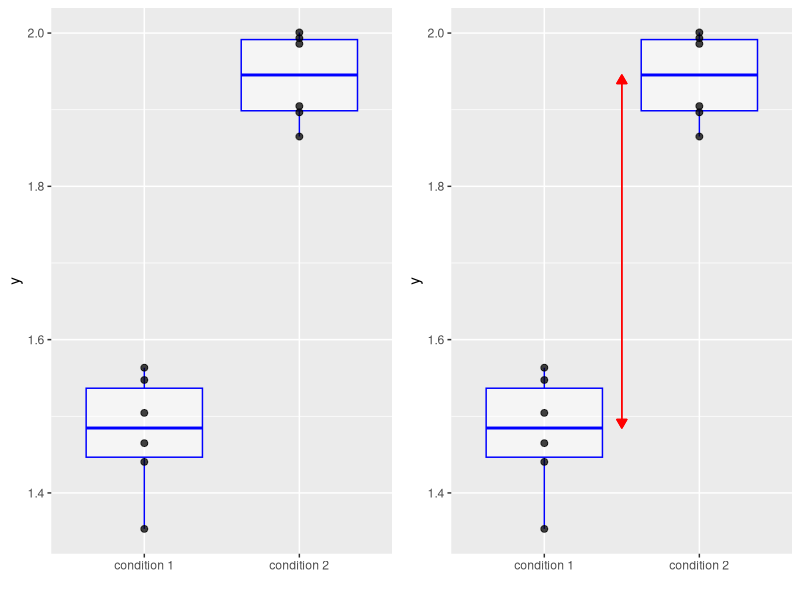
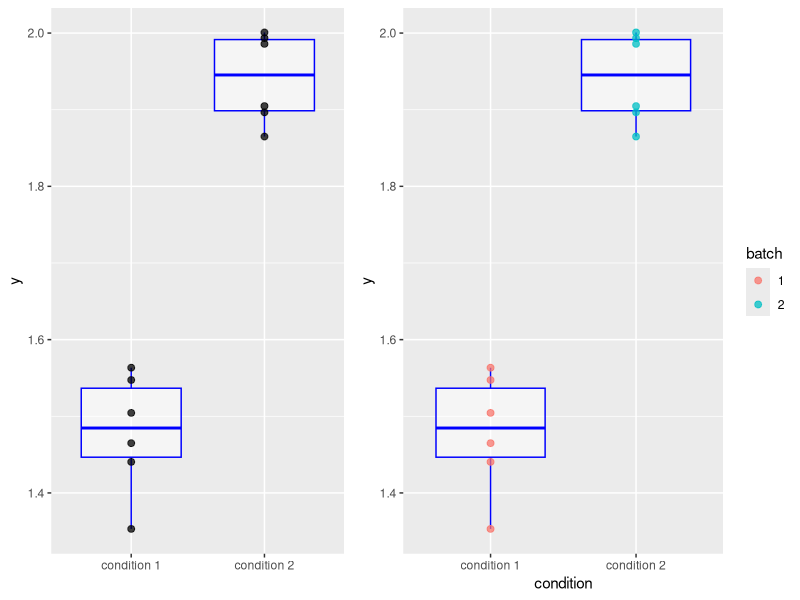
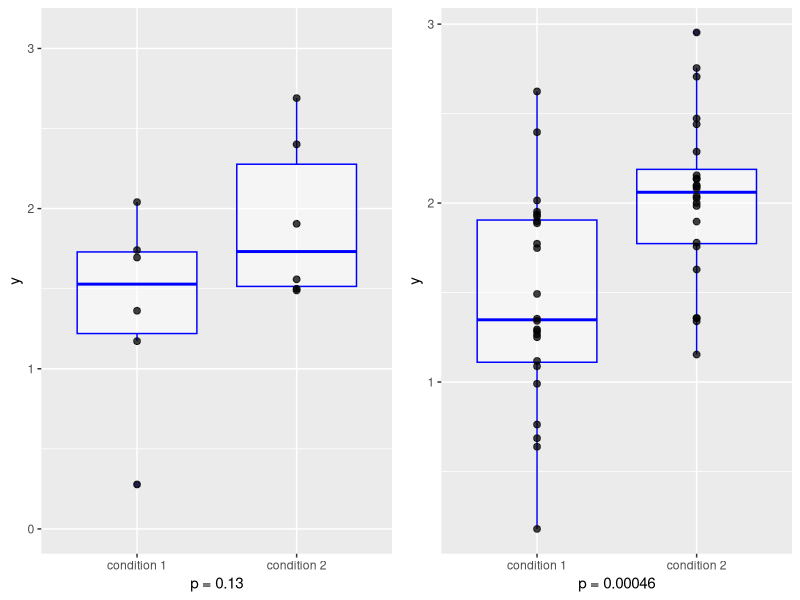
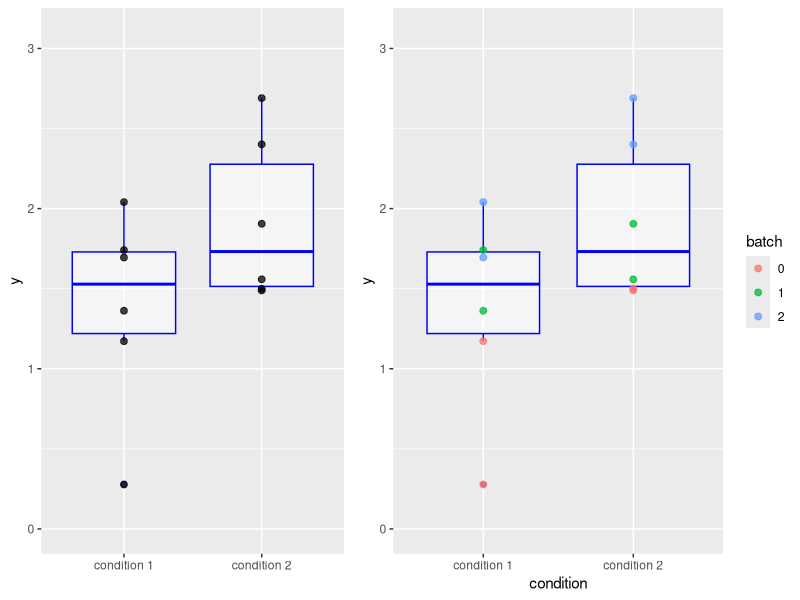

These charts were generated, in order, by the following R code: (Note: this script raises an error after producing the figures.)
## ---- chunk 1
## Set default options for code chunks
knitr::opts_chunk$set(cache = TRUE, autodep = TRUE)
set.seed(0xbedada)
## ---- chunk 2
#| label: illustrateboxplots
#| echo: false
require("gridExtra")
library("ggplot2")
library("dplyr")
n1 = 6L
n2 = 24L

df0 = tibble(
  condition = factor(paste("condition", rep(c(1, 2), n1))),
  batch     = factor(paste(             rep(c(1, 2), n1))),
  y = c(1.5,2)[as.integer(condition)] + rnorm(2*n1, 0, 0.1)
)

df1 = tibble(
  condition = factor(paste("condition", rep(c(1, 2), n1))),
  batch = factor(seq_len(2*n1) %% 3),
  y = c(1.5,2)[as.integer(condition)] + c(-0.5, 0, 0.5)[as.integer(batch)] + rnorm(2*n1, 0, 0.3)
)

df2 = tibble(  
  condition = factor(paste("condition", rep(c(1, 2), n2))),
  batch = factor(seq_len(2*n2) %% 3),
  y = c(1.5,2)[as.integer(condition)] + c(-0.5, 0, 0.5)[as.integer(batch)] + rnorm(2*n2, 0, 0.3)
)

myplot = function(x)
  ggplot(x, aes(x = condition, y = y)) + 
      geom_boxplot(alpha = 0.5, col = "blue") +
      geom_point(size = 2, alpha = 0.75)  + xlab("") 

## ---- chunk 3
p0  = myplot(df0)
ms0 = summarize(group_by(df0, condition), m = median(y))
p0effect = p0 + geom_segment(
  data = ms0, aes(y = m[1], yend = m[2]),
  x = 1.5,  xend = 1.5, col="red",
  arrow = arrow(length = unit(0.25, "cm"), ends = "both", type = "closed"))
grid.arrange(p0, p0effect, ncol = 2)
## ---- chunk 4
p0batch = p0 + aes(x = condition, y = y, color = batch) 
grid.arrange(p0, p0batch, ncol = 2, widths = c(0.44, 0.56))
## ---- chunk 5
p1 = myplot(df1)+ ylim(c(0, 3.1))
p1batch = p1 + aes(x = condition, y = y, color = batch) 

p2 = myplot(df2)   

grid.arrange(p1 + xlab(paste("p =", format.pval(t.test(y ~ condition, data = df1)$p.value, digits = 2))), 
             p2 + xlab(paste("p =", format.pval(t.test(y ~ condition, data = df2)$p.value, digits = 2))), 
             ncol = 2)
## ---- chunk 6
#| label: block1
#| fig-width: 5
#| fig-height: 2
#| out.width: "100%" 
grid.arrange(p1, p1batch, ncol=2, widths = c(0.44, 0.56))
## ---- chunk 7
#| label: block2
#| echo: TRUE
#| code-line-numbers: FALSE
lm(y ~ condition, data = df1) |> anova()
## ---- chunk 8
#| label: block3
#| echo: TRUE
#| code-line-numbers: FALSE
lm(y ~ condition + batch, data = df1) |> anova()
## ---- chunk 9
#| echo: !expr 2
data(darwin.maize, package= "agridat")
head(darwin.maize)
with(darwin.maize, table(type, pair))
## ---- chunk 10
#| label: zeamays
#| echo: TRUE
#| code-line-numbers: FALSE
with(darwin.maize, 
  t.test(height[type == "self"], height[type == "cross"], paired = TRUE))
  
fit = lm(height ~ type + pair, data = darwin.maize) 
anova(fit)
coef(fit)["typeself"]
## ---- chunk 11
doPoll = function(n = 100, numPeoplePolled = 12) {
  opinion = sort(rnorm(n))
  i1 = sample(n, numPeoplePolled)
  i2 = sample(seq(3, n, by = 3), numPeoplePolled / 3)
  i2 = c(i2, i2 - 1, i2 - 2)
  c(independent = mean(opinion[i1]), correlated = mean(opinion[i2]))
}
responses = replicate(5000, doPoll())
ggplot(pivot_longer(as_tibble(t(responses)), cols = rownames(responses)), 
       aes(x = value, col = name)) + geom_density() +
  geom_vline(xintercept = 0) + xlab("Opinion poll result")
## ---- chunk 12
#| label: wide
data("x", package = "Hiiragi2013")
dfw = as.data.frame(exprs(x))
dfw[1:5, 1:5]
dim(dfw)
## ---- chunk 13
#| label: pivot_longer
library("magrittr")
dfw$probeid = rownames(dfw)
dfl = pivot_longer(dfw, 
            cols = colnames(x),
            names_to = "Embryonic Day") %T>% print
